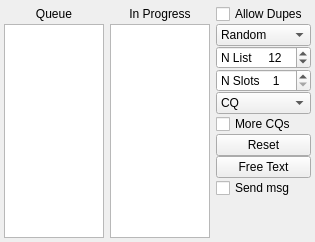
                  <widget class="QWidget" name="tab_3">
                   <attribute name="title">
                    <string>2</string>
                   </attribute>
                   <layout class="QGridLayout" name="gridLayout_11" columnstretch="1">
                    <property name="leftMargin">
                     <number>4</number>
                    </property>
                    <property name="topMargin">
                     <number>4</number>
                    </property>
                    <property name="rightMargin">
                     <number>4</number>
                    </property>
                    <property name="bottomMargin">
                     <number>4</number>
                    </property>
                    <property name="horizontalSpacing">
                     <number>4</number>
                    </property>
                    <item row="0" column="0" rowspan="2">
                     <layout class="QGridLayout" name="gridLayout" columnstretch="2,2,1">
                      <property name="topMargin">
                       <number>0</number>
                      </property>
                      <property name="horizontalSpacing">
                       <number>6</number>
                      </property>
                      <item row="8" column="2">
                       <widget class="QCheckBox" name="cbSendMsg">
                        <property name="toolTip">
                         <string>&lt;html&gt;&lt;head/&gt;&lt;body&gt;&lt;p&gt;Transmit free text message at the next opportunity.&lt;/p&gt;&lt;/body&gt;&lt;/html&gt;</string>
                        </property>
                        <property name="text">
                         <string>Send msg</string>
                        </property>
                       </widget>
                      </item>
                      <item row="7" column="2">
                       <widget class="QPushButton" name="pbFreeText">
                        <property name="toolTip">
                         <string>&lt;html&gt;&lt;head/&gt;&lt;body&gt;&lt;p&gt;Enter a free text message.&lt;/p&gt;&lt;/body&gt;&lt;/html&gt;</string>
                        </property>
                        <property name="text">
                         <string>Free Text</string>
                        </property>
                       </widget>
                      </item>
                      <item row="4" column="2">
                       <widget class="QComboBox" name="comboBoxCQ">
                        <property name="toolTip">
                         <string>&lt;html&gt;&lt;head/&gt;&lt;body&gt;&lt;p&gt;Select a specific CQ message.&lt;/p&gt;&lt;/body&gt;&lt;/html&gt;</string>
                        </property>
                        <property name="currentText">
                         <string>CQ</string>
                        </property>
                        <item>
                         <property name="text">
                          <string>CQ</string>
                         </property>
                        </item>
                        <item>
                         <property name="text">
                          <string>CQ AF</string>
                         </property>
                        </item>
                        <item>
                         <property name="text">
                          <string>CQ AN</string>
                         </property>
                        </item>
                        <item>
                         <property name="text">
                          <string>CQ AS</string>
                         </property>
                        </item>
                        <item>
                         <property name="text">
                          <string>CQ EU</string>
                         </property>
                        </item>
                        <item>
                         <property name="text">
                          <string>CQ NA</string>
                         </property>
                        </item>
                        <item>
                         <property name="text">
                          <string>CQ OC</string>
                         </property>
                        </item>
                        <item>
                         <property name="text">
                          <string>CQ SA</string>
                         </property>
                        </item>
                        <item>
                         <property name="text">
                          <string>CQ 0</string>
                         </property>
                        </item>
                        <item>
                         <property name="text">
                          <string>CQ 1</string>
                         </property>
                        </item>
                        <item>
                         <property name="text">
                          <string>CQ 2</string>
                         </property>
                        </item>
                        <item>
                         <property name="text">
                          <string>CQ 3</string>
                         </property>
                        </item>
                        <item>
                         <property name="text">
                          <string>CQ 4</string>
                         </property>
                        </item>
                        <item>
                         <property name="text">
                          <string>CQ 5</string>
                         </property>
                        </item>
                        <item>
                         <property name="text">
                          <string>CQ 6</string>
                         </property>
                        </item>
                        <item>
                         <property name="text">
                          <string>CQ 7</string>
                         </property>
                        </item>
                        <item>
                         <property name="text">
                          <string>CQ 8</string>
                         </property>
                        </item>
                        <item>
                         <property name="text">
                          <string>CQ 9</string>
                         </property>
                        </item>
                       </widget>
                      </item>
                      <item row="0" column="0">
                       <widget class="QLabel" name="label_queue">
                        <property name="font">
                         <font>
                          <pointsize>9</pointsize>
                         </font>
                        </property>
                        <property name="text">
                         <string>Queue</string>
                        </property>
                        <property name="alignment">
                         <set>Qt::AlignCenter</set>
                        </property>
                       </widget>
                      </item>
                      <item row="0" column="2">
                       <widget class="QCheckBox" name="cbWorkDupes">
                        <property name="text">
                         <string>Allow Dupes</string>
                        </property>
                       </widget>
                      </item>
                      <item row="6" column="2">
                       <widget class="QPushButton" name="pbFoxReset">
                        <property name="toolTip">
                         <string>&lt;html&gt;&lt;head/&gt;&lt;body&gt;&lt;p&gt;Clear all queues.&lt;/p&gt;&lt;/body&gt;&lt;/html&gt;</string>
                        </property>
                        <property name="text">
                         <string>Reset</string>
                        </property>
                       </widget>
                      </item>
                      <item row="2" column="2">
                       <widget class="QSpinBox" name="sbNlist">
                        <property name="sizePolicy">
                         <sizepolicy hsizetype="Expanding" vsizetype="Fixed">
                          <horstretch>0</horstretch>
                          <verstretch>0</verstretch>
                         </sizepolicy>
                        </property>
                        <property name="maximumSize">
                         <size>
                          <width>16777215</width>
                          <height>16777215</height>
                         </size>
                        </property>
                        <property name="toolTip">
                         <string>&lt;html&gt;&lt;head/&gt;&lt;body&gt;&lt;p&gt;Maximum number of callsigns to be displayed in the queue.&lt;/p&gt;&lt;/body&gt;&lt;/html&gt;</string>
                        </property>
                        <property name="prefix">
                         <string>N List     </string>
                        </property>
                        <property name="minimum">
                         <number>5</number>
                        </property>
                        <property name="maximum">
                         <number>100</number>
                        </property>
                        <property name="value">
                         <number>12</number>
                        </property>
                       </widget>
                      </item>
                      <item row="1" column="2">
                       <widget class="QComboBox" name="comboBoxHoundSort">
                        <property name="sizePolicy">
                         <sizepolicy hsizetype="Expanding" vsizetype="Fixed">
                          <horstretch>0</horstretch>
                          <verstretch>0</verstretch>
                         </sizepolicy>
                        </property>
                        <property name="maximumSize">
                         <size>
                          <width>16777215</width>
                          <height>16777215</height>
                         </size>
                        </property>
                        <property name="toolTip">
                         <string>&lt;html&gt;&lt;head/&gt;&lt;body&gt;&lt;p&gt;Select a desired sort order for callsigns in the queue.&lt;/p&gt;&lt;/body&gt;&lt;/html&gt;</string>
                        </property>
                        <property name="currentText">
                         <string>Random</string>
                        </property>
                        <property name="maxVisibleItems">
                         <number>8</number>
                        </property>
                        <item>
                         <property name="text">
                          <string>Random</string>
                         </property>
                        </item>
                        <item>
                         <property name="text">
                          <string>Call</string>
                         </property>
                        </item>
                        <item>
                         <property name="text">
                          <string>Grid</string>
                         </property>
                        </item>
                        <item>
                         <property name="text">
                          <string>S/N (dB)</string>
                         </property>
                        </item>
                        <item>
                         <property name="text">
                          <string>Distance</string>
                         </property>
                        </item>
                        <item>
                         <property name="text">
                          <string>Age</string>
                         </property>
                        </item>
                        <item>
                         <property name="text">
                          <string>Continent</string>
                         </property>
                        </item>
                        <item>
                         <property name="text">
                          <string>Score</string>
                         </property>
                        </item>
                       </widget>
                      </item>
                      <item row="5" column="2">
                       <widget class="QCheckBox" name="cbMoreCQs">
                        <property name="toolTip">
                         <string>&lt;html&gt;&lt;head/&gt;&lt;body&gt;&lt;p&gt;Include a CQ message along with other messages.&lt;/p&gt;&lt;/body&gt;&lt;/html&gt;</string>
                        </property>
                        <property name="text">
                         <string>More CQs</string>
                        </property>
                       </widget>
                      </item>
                      <item row="0" column="1">
                       <widget class="QLabel" name="label_inProcess">
                        <property name="text">
                         <string>In Progress</string>
                        </property>
                        <property name="alignment">
                         <set>Qt::AlignCenter</set>
                        </property>
                       </widget>
                      </item>
                      <item row="3" column="2">
                       <widget class="QSpinBox" name="sbNslots">
                        <property name="sizePolicy">
                         <sizepolicy hsizetype="Expanding" vsizetype="Fixed">
                          <horstretch>0</horstretch>
                          <verstretch>0</verstretch>
                         </sizepolicy>
                        </property>
                        <property name="maximumSize">
                         <size>
                          <width>16777215</width>
                          <height>16777215</height>
                         </size>
                        </property>
                        <property name="toolTip">
                         <string>&lt;html&gt;&lt;head/&gt;&lt;body&gt;&lt;p&gt;Maximum number of concurrent streams for Fox transmissions.&lt;/p&gt;&lt;/body&gt;&lt;/html&gt;</string>
                        </property>
                        <property name="suffix">
                         <string/>
                        </property>
                        <property name="prefix">
                         <string>N Slots    </string>
                        </property>
                        <property name="minimum">
                         <number>1</number>
                        </property>
                        <property name="maximum">
                         <number>5</number>
                        </property>
                        <property name="value">
                         <number>1</number>
                        </property>
                        <property name="displayIntegerBase">
                         <number>10</number>
                        </property>
                       </widget>
                      </item>
                      <item row="9" column="2">
                       <spacer name="verticalSpacer">
                        <property name="orientation">
                         <enum>Qt::Vertical</enum>
                        </property>
                        <property name="sizeHint" stdset="0">
                         <size>
                          <width>20</width>
                          <height>40</height>
                         </size>
                        </property>
                       </spacer>
                      </item>
                      <item row="1" column="1" rowspan="9">
                       <widget class="DisplayText" name="foxTxListTextBrowser">
                        <property name="enabled">
                         <bool>true</bool>
                        </property>
                        <property name="sizePolicy">
                         <sizepolicy hsizetype="MinimumExpanding" vsizetype="Expanding">
                          <horstretch>0</horstretch>
                          <verstretch>0</verstretch>
                         </sizepolicy>
                        </property>
                        <property name="maximumSize">
                         <size>
                          <width>16777215</width>
                          <height>16777215</height>
                         </size>
                        </property>
                        <property name="sizeAdjustPolicy">
                         <enum>QAbstractScrollArea::AdjustToContentsOnFirstShow</enum>
                        </property>
                       </widget>
                      </item>
                      <item row="1" column="0" rowspan="9">
                       <widget class="DisplayText" name="houndQueueTextBrowser">
                        <property name="sizePolicy">
                         <sizepolicy hsizetype="MinimumExpanding" vsizetype="Expanding">
                          <horstretch>0</horstretch>
                          <verstretch>0</verstretch>
                         </sizepolicy>
                        </property>
                        <property name="maximumSize">
                         <size>
                          <width>16777215</width>
                          <height>16777215</height>
                         </size>
                        </property>
                        <property name="sizeAdjustPolicy">
                         <enum>QAbstractScrollArea::AdjustToContentsOnFirstShow</enum>
                        </property>
                       </widget>
                      </item>
                     </layout>
                    </item>
                   </layout>
                  </widget>
